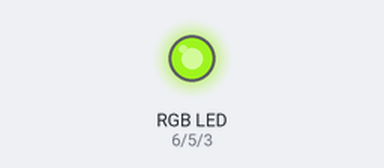
Recording of a sketch running on a simulated Arduino Uno, built with avr-gcc and run on an emulated ATmega328P. Parts: an RGB LED mixed from three pins (HIGH = lit). Dim RGB values are drawn brighter than linear; random numbers use the default seed unless the sketch sets one.

Above: at 0.05 s.
At 0.95 s:
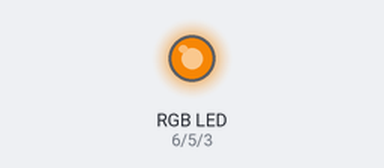
At 1.9 s:
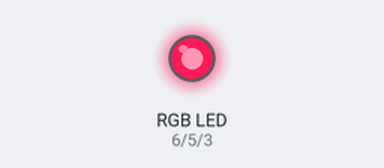
At 3.75 s:
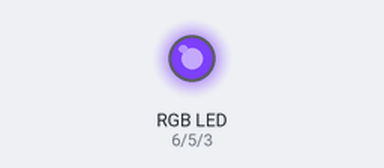
At 5.6 s:
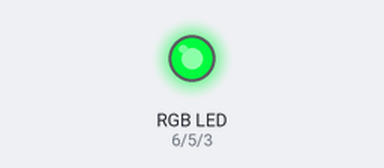
At 7.5 s:
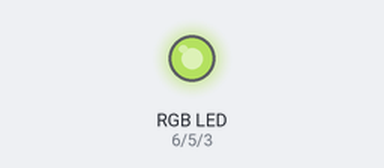
Timing chart, 0 to 9.8 s (numbered marks = the images above):
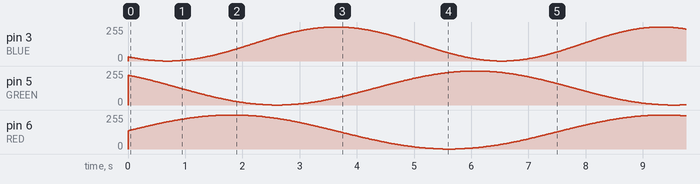

The sketch:

pendulum_led.ino
```cpp
// ============================
// RGB Pendulum: jittered sines
// ============================

// ----------------------------
// Pin configuration (PWM-capable)
// ----------------------------
#define BLUE 3
#define GREEN 5
#define RED 6

// ----------------------------
// Tunable configuration
// ----------------------------
const unsigned int UPDATE_INTERVAL_MS = 10;     // pacing per frame

// Base oscillator frequencies (Hz). Slightly different per channel.
const float BASE_HZ_R = 0.13f;
const float BASE_HZ_G = 0.15f;
const float BASE_HZ_B = 0.17f;

// Slow LFOs that bend phase (pendulum-like imperfection)
const float LFO_HZ_R = 0.010f;                  // ~100 s period
const float LFO_HZ_G = 0.012f;                  // ~83 s
const float LFO_HZ_B = 0.014f;                  // ~71 s
const float LFO_AMP  = 0.25f;                   // radians of phase bend (±)

// Small random-walk drift (keeps paths from repeating)
const float DRIFT_STEP_PER_UPDATE = 0.0000020f; // radians/ms per update step
const float DRIFT_CLAMP           = 0.00050f;   // max |drift| (radians/ms)

// Brightness scaling [0..1]
const float BRIGHTNESS = 1.0f;

// Initial phase offsets to spread channels evenly
const float PHASE_OFFSET = TWO_PI / 3.0f;       // 120 degrees

// ----------------------------
// Derived constants
// ----------------------------
const float OMEGA_R = TWO_PI * BASE_HZ_R / 1000.0f; // rad per ms
const float OMEGA_G = TWO_PI * BASE_HZ_G / 1000.0f;
const float OMEGA_B = TWO_PI * BASE_HZ_B / 1000.0f;

// ----------------------------
// State
// ----------------------------
unsigned long lastMs = 0;
float phaseR = 0.0f;
float phaseG = PHASE_OFFSET;           // +120°
float phaseB = 2.0f * PHASE_OFFSET;    // +240°

float driftR = 0.0f, driftG = 0.0f, driftB = 0.0f;

// ----------------------------
// Helpers
// ----------------------------
static inline float clampf(float v, float lo, float hi) {
  return v < lo ? lo : (v > hi ? hi : v);
}

static inline int toPWM(float x /* [-1,1] */) {
  float v = (x * 0.5f + 0.5f) * 255.0f * BRIGHTNESS;
  if (v < 0) v = 0; if (v > 255) v = 255;
  return (int)(v + 0.5f);
}

static inline float lfoPhaseBend(float lfoHz, float t_ms, float phaseBias) {
  return LFO_AMP * sinf(TWO_PI * lfoHz * (t_ms / 1000.0f) + phaseBias);
}

void setup() {
  pinMode(RED, OUTPUT);
  pinMode(GREEN, OUTPUT);
  pinMode(BLUE, OUTPUT);

  // Seed RNG without relying on A0
  randomSeed(millis());

  lastMs = millis();
}

void loop() {
  const unsigned long now = millis();
  const unsigned long dtMs = now - lastMs;
  lastMs = now;

  // Tiny random walk on frequency drift per channel
  // random(-1, 2) returns -1, 0, or 1
  driftR = clampf(driftR + (float)random(-1, 2) * DRIFT_STEP_PER_UPDATE, -DRIFT_CLAMP, DRIFT_CLAMP);
  driftG = clampf(driftG + (float)random(-1, 2) * DRIFT_STEP_PER_UPDATE, -DRIFT_CLAMP, DRIFT_CLAMP);
  driftB = clampf(driftB + (float)random(-1, 2) * DRIFT_STEP_PER_UPDATE, -DRIFT_CLAMP, DRIFT_CLAMP);

  // Advance base phases with small per-channel drifts
  phaseR += (OMEGA_R + driftR) * (float)dtMs;
  phaseG += (OMEGA_G + driftG) * (float)dtMs;
  phaseB += (OMEGA_B + driftB) * (float)dtMs;

  // Slow phase bends (different biases to avoid symmetry)
  const float t_ms = (float)now;
  const float bendR = lfoPhaseBend(LFO_HZ_R, t_ms, 0.31f);
  const float bendG = lfoPhaseBend(LFO_HZ_G, t_ms, 2.17f);
  const float bendB = lfoPhaseBend(LFO_HZ_B, t_ms, 4.02f);

  // Compute channel values
  const int redValue   = toPWM(sinf(phaseR + bendR));
  const int greenValue = toPWM(sinf(phaseG + bendG));
  const int blueValue  = toPWM(sinf(phaseB + bendB));

  // Output
  analogWrite(RED, redValue);
  analogWrite(GREEN, greenValue);
  analogWrite(BLUE, blueValue);

  // Soft pacing
  delay(UPDATE_INTERVAL_MS);
}
```
